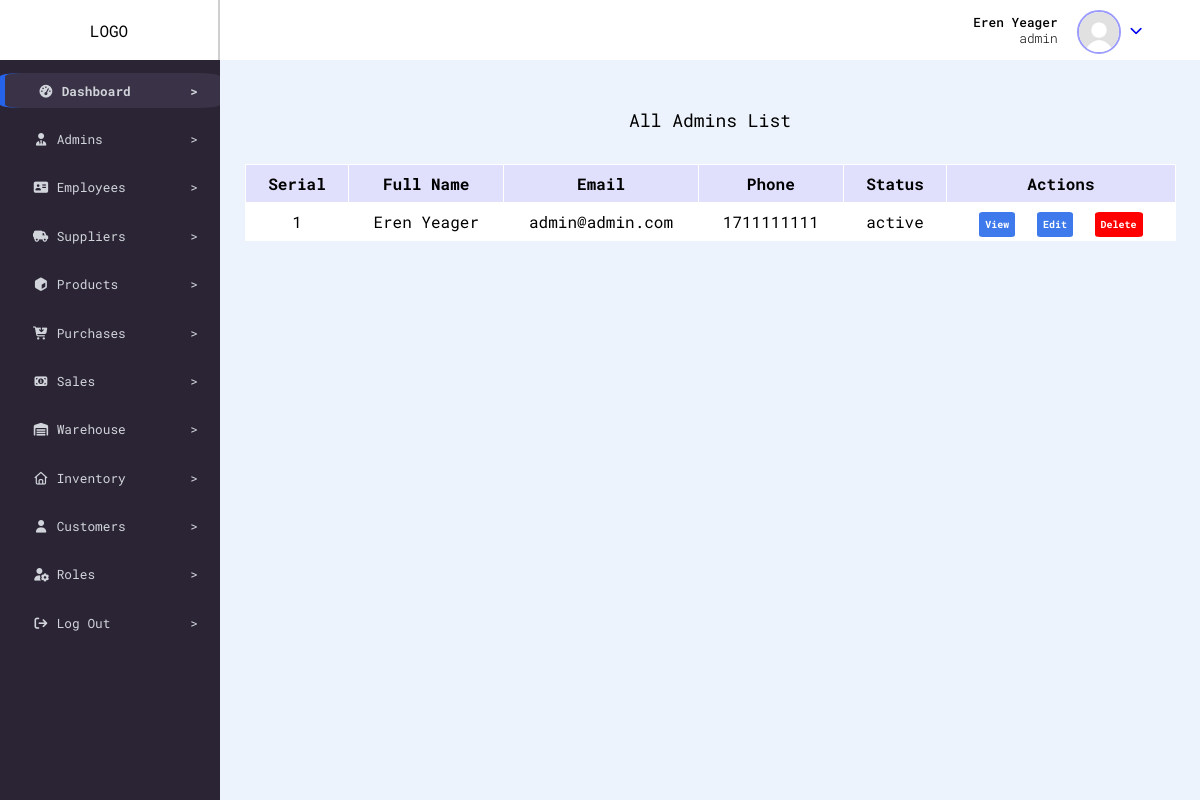
/dashboard.php?view=all_admins (signed in), run on an earlier commit of the app's database.
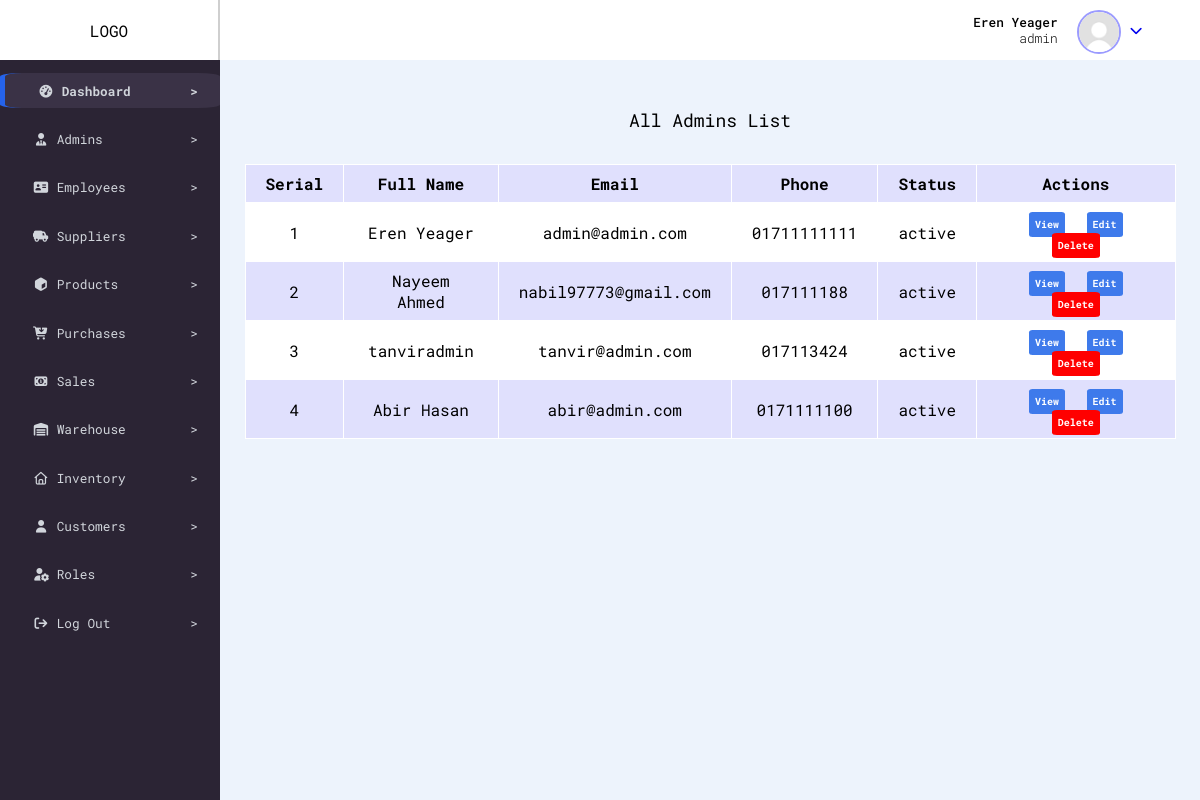
And on a later commit of the database.
### tables this page shows
CREATE TABLE `users` (
  `user_id` int(11) NOT NULL,
  `role_id` int(11) NOT NULL,
  `full_name` varchar(65) NOT NULL,
  `profile_picture` varchar(255) DEFAULT NULL,
  `phone` varchar(12) NOT NULL,
  `email` varchar(100) NOT NULL,
  `user_password` varchar(255) NOT NULL,
  `user_status` enum('active','inactive') DEFAULT 'active',
  `created_at` timestamp NOT NULL DEFAULT current_timestamp()
);

### config/db.config.php (called while the page is built)
<?php
function dbQuery(string $query){
  $host = 'localhost';
  $port = 3308;
  $dbname = 'sme_inventory';
  $username = 'root';
  $password = '';
  $pdo = new PDO("mysql:host={$host};port={$port};dbname={$dbname}",$username,$password,[
    PDO::ATTR_ERRMODE =>  PDO::ERRMODE_EXCEPTION
    ]);
    $stmt = $pdo->prepare($query);
    $stmt->execute();
    $result = $stmt->fetchAll(PDO::FETCH_ASSOC);
    return $result;
  }
  ?>

### views/all_admins.views.php (the view)
<div class="all_container">
  <div class="table_caption">
    All Admins List
  </div>
  <table>
    <tr>
      <th>Serial</th>
      <th>Full Name</th>
      <th>Email</th>
      <th>Phone</th>
      <th>Status</th>
      <th>Actions</th>
    </tr>
    <?php
    $results = dbQuery('SElECT * FROM users WHERE role_id = 1');
    for ($i = 1; $i <= count($results); $i++) :
    ?>
      <tr>
        <td><?= $i ?></td>
        <td><?= $results[$i - 1]['full_name'] ?></td>
        <td><?= $results[$i - 1]['email'] ?></td>
        <td><?= $results[$i - 1]['phone'] ?></td>
        <td><?= $results[$i - 1]['user_status'] ?></td>
        <td>
          <a href="profile.php?id=<?= $results[$i - 1]['user_id'] ?>">View</a>
          <a href="edit_profile.php?id=<?= $results[$i - 1]['user_id'] ?>">Edit</a>
          <a class="delete_button" href="inc/delete_profile.php?id=<?= $results[$i - 1]['user_id'] ?>">Delete</a>
        </td>
      </tr>
    <?php endfor; ?>
  </table>
</div>

### dashboard.php (shortened to what this page needs)
<?php
if (!empty($_SESSION['user_id'])) :
  include __DIR__ . '/views/header.php';
  include __DIR__ . '/config/db.config.php';
?>
  <?php
  $sidebarArr = [
    'Dashboard' => 'fa-solid fa-gauge-high',
    'Admins' => 'fa-solid fa-user-tie',
    'Employees' => 'fa-solid fa-address-card',
    'Suppliers' => 'fa-solid fa-truck-field',
    'Products' => 'fa-solid fa-cube',
    'Purchases' => 'fa-solid fa-cart-arrow-down',
    'Sales' => 'fa-solid fa-money-bill-1',
    'Warehouse' => 'fa-solid fa-warehouse',
    'Inventory' => 'fa-regular fa-house',
    'Customers' => 'fa-solid fa-user',
    'Roles' => 'fa-solid fa-user-gear',
    'Log Out' => 'fa-solid fa-arrow-right-from-bracket'
  ];
  $keys = array_keys($sidebarArr);
  ?>
  <div class="dashboard_container">
    <nav>
      <?php include __DIR__ . '/inc/navbar.inc.php' ?>
    </nav>
    <aside>
      <?php foreach ($keys as $key) : ?>
        <a href="<?= !empty($_GET['aside']) && $_GET['aside'] === $key ? 'dashboard.php' : '?aside=' . $key; ?>">
          <div class="item <?= $_SESSION['active_sidebar'] === $key ? 'active' : ''; ?>">
            <div>
              <i class="<?= $sidebarArr[$key]; ?>"></i>
              <?= $key; ?>
            </div>
            <span>></span>
          </div>
        </a>
      <?php endforeach; ?>
      <div class="empty_space">
      </div>
    </aside>
    <div class="main">
      <?php if (!empty($_GET['view']) && $_GET['view'] == 'all_admins')  include __DIR__ . '/views/all_admins.views.php'; ?>
    </div>
  </div>
  </body>
  </html>
<?php else : header('Location: login.php');
  die();
endif; ?>

### views/header.php (shortened to what this page needs)
<!DOCTYPE html>
<html lang="en">
<head>
  <link rel="stylesheet" href="styles/style.css">
  <link rel="stylesheet" href="styles/mac_style.css">
  <link rel="stylesheet"
    href="https://cdnjs.cloudflare.com/ajax/libs/font-awesome/7.3.0/css/all.min.css" />
</head>
<body>

### inc/navbar.inc.php
<div class="nav_container">
  <div class="logo_sec">LOGO</div>
  <div class="dif_sec">
    <?php $string = empty($_GET['nav']) ? '?nav=drop_click' : 'dashboard.php' ?>
    <a href="<?= $string ?> ">
      <div class="photo_sec">
        <?php
        $user_id = (int) $_SESSION['user_id'];
        $resultPhoto = dbQuery("SELECT profile_picture FROM users WHERE user_id = {$user_id}");
        $resultPhoto[0]['profile_picture'] != NULL ? $pp = $resultPhoto[0]['profile_picture'] : $pp = 'default.jpeg';
        ?>
        <div class="image">
          <img src="uploads/<?= $pp ?>" alt="pp">
        </div>
        <span class="arrow">
          <?php if(empty($_GET['nav'])) : ?>
          <i class="fa-solid fa-chevron-down"></i>
          <?php else : ?>
          <i class="fa-solid fa-angle-up"></i>
          <?php endif; ?>
        </span>
      </div>
    </a>
    <div class="full_name">
        <span class="name">
          <?php echo $_SESSION['full_name']; ?>
        </span>
        <span class="designation">
          <?php echo $_SESSION['role_name']; ?>
        </span>
    </div>
  </div>
</div>

### styles/style.css (style rules this page uses)
body { background-color: #685c79; font-family: "Roboto Mono", monospace; box-sizing: border-box; margin: 0; border: 0; }
.dashboard_container nav { grid-area: nv; background-color: #ffffff; }
.dashboard_container aside { grid-area: sd; background-color: #2b2434; }
.dashboard_container .main { grid-area: ma; background-color: #edf3fc; }
.dashboard_container { display: grid; grid-template-columns: 220px 1fr; grid-template-rows: 60px 1fr; grid-template-areas: "nv nv" "sd ma"; height: 100vh; }
.dashboard_container aside { display: flex; flex-direction: column; justify-content: space-evenly; }
.dashboard_container aside .item { height: 2.2rem; display: flex; justify-content: space-between; align-items: center; font-size: 0.8rem; color: #d1d5db; padding-left: 15%; padding-right: 10%; border-radius: 10%; transition-duration: 0.1s; }
.dashboard_container aside a { text-decoration: none; }
.dashboard_container .empty_space { background-color: #2b2434; height: 18%; }
.dashboard_container aside .active { background-color: #3a3246; font-weight: bold; border-left: 5px solid #2563eb; }
.dashboard_container nav .nav_container { display: grid; grid-template-columns: 220px 1fr; grid-template-rows: 1fr; grid-template-areas: "ls ds"; height: 100%; }
.dashboard_container nav .logo_sec { grid-area: ls; border-right: 2px solid rgb(207, 207, 207); display: flex; justify-content: center; align-items: center; }
.dashboard_container nav .dif_sec { grid-area: ds; display: flex; flex-direction: row-reverse; align-items: center; gap: 1.2rem; padding-right: 3.5rem; }
.dashboard_container nav .photo_sec { display: flex; gap: 0.7rem; align-items: center; }
.dashboard_container nav .photo_sec .arrow { font-size: 0.8rem; }
.dashboard_container nav .photo_sec .image { height: 2.5rem; width: 2.5rem; }
.dashboard_container nav .photo_sec img { height: 100%; width: 100%; object-fit: cover; border-radius: 50%; border: 2px solid rgb(155, 155, 255); }
.dashboard_container nav .dif_sec .full_name { display: flex; flex-direction: column; align-items: end; justify-content: center; }
.dashboard_container nav .full_name .name { font-size: 0.8rem; font-weight: 500; }
.dashboard_container nav .full_name .designation { font-size: 0.8rem; font-weight: 300; }
.dashboard_container nav .dif_sec a { text-decoration: none; }
.main .all_container .table_caption { width: 100%; font-size: large; padding-top: 3rem; padding-bottom: 2rem; display: flex; justify-content: center; }
.main .all_container table { width: 95%; border-spacing: 1px; background-color: white; margin-left: auto; margin-right: auto; }
.main .all_container td, .main .all_container th { text-align: center; padding: 8px 20px; }
tr:nth-child(odd) { background-color: rgb(224, 224, 253); }
.main .all_container td a { font-size: x-small; background-color: #3e7aeb; padding: 6px; margin-left: 6px; margin-right: 6px; color: white; font-weight: bold; cursor: pointer; border-radius: 10%; text-decoration: none; }
.main .all_container td .delete_button { background-color: red; }

What changed in the data, as far as the page shows it:
changed users "Eren Yeager": phone "1711111111" → "01711111111"
added users: full_name "Nayeem Ahmed", email "nabil97773@gmail.com", phone "017111188", user_status "active"
added users: full_name "tanviradmin", email "tanvir@admin.com", phone "017113424", user_status "active"
added users: full_name "Abir Hasan", email "abir@admin.com", phone "0171111100", user_status "active"
